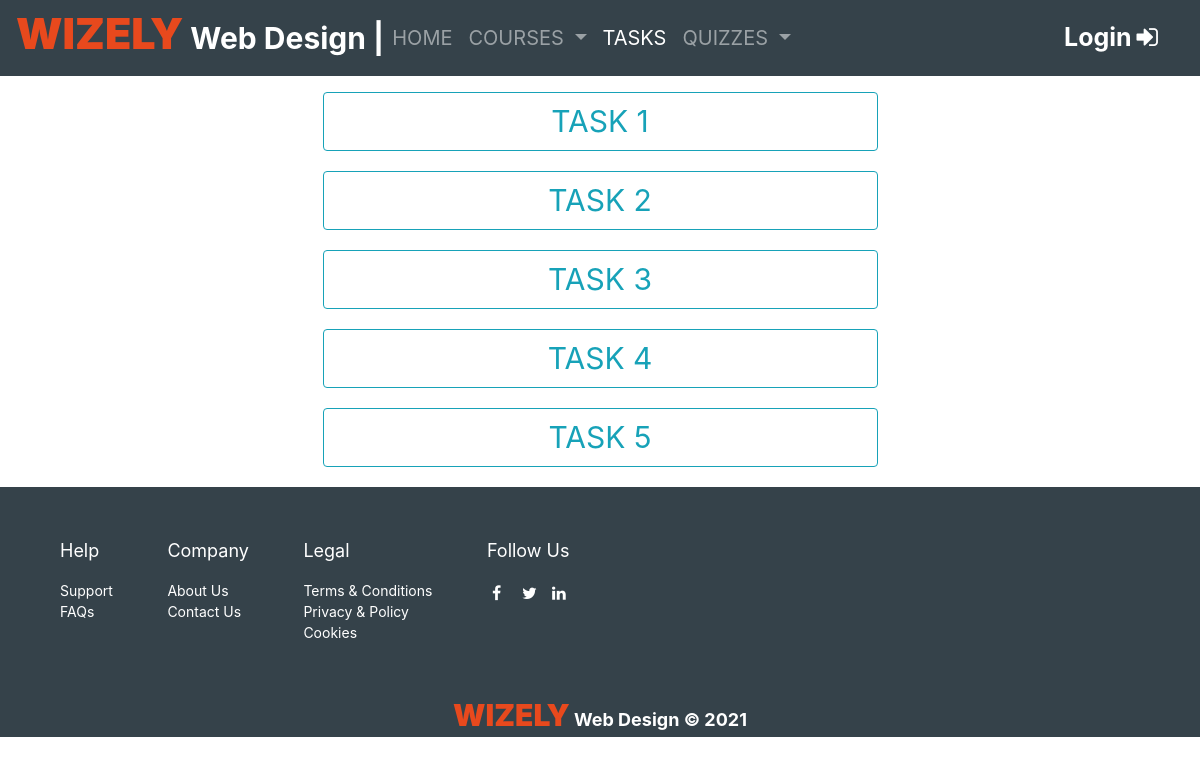
The page /Tasks.php on the database its author committed.
### tables this page shows
CREATE TABLE `task` (
  `id` int(11) NOT NULL,
  `title` varchar(200) NOT NULL,
  `description` varchar(200) NOT NULL,
  `image` varchar(200) NOT NULL,
  `file` varchar(200) NOT NULL
);

### Tasks.php (the view, shortened to what this page needs)
<?php
include("config.php");
?>
<!DOCTYPE html>
<html lang="en">
<head>
  <link rel="stylesheet" href="CSS/task.css">
  <link rel="stylesheet" type="text/css" href="bootstrap/bootstrap.css">
  <link rel="stylesheet" href="https://cdnjs.cloudflare.com/ajax/libs/font-awesome/4.7.0/css/font-awesome.min.css">
</head>
<body>
  <nav class="navbar navbar-expand-lg navbar-dark" style="background: #35424a;">
    <div class="collapse navbar-collapse" id="navbarNavDropdown">
      <h1 style="font-weight:bolder; font-size:30px; color:white">
        <span style="color:#e8491d; font-weight:bolder; font-size:43px">WIZELY</span>
        Web Design |
      </h1>
      <ul class="navbar-nav" style="font-size: 20px;">
        <li class="nav-item">
          <a class="nav-link" href="index.php">HOME <span class="sr-only">(current)</span></a>
        </li>
        <li class="nav-item dropdown">
          <a class="nav-link dropdown-toggle" href="#" id="navbarDropdownMenuLink" data-toggle="dropdown" aria-haspopup="true" aria-expanded="false">
            COURSES
          </a>
        </li>
        <li class="nav-item active">
          <?php if (empty($user_check)) { ?>
            <a class="nav-link" href="LoginPage.php">TASKS</a>
          <?php } ?>
        </li>
        <li class="nav-item dropdown">
          <a class="nav-link dropdown-toggle" href="#" id="navbarDropdownMenuLink" data-toggle="dropdown" aria-haspopup="true" aria-expanded="false">
            QUIZZES
          </a>
        </li>
      </ul>
    </div>
    <nav>
      <div class="btn-group">
        <?php if (empty($user_check)) { ?>
          <a href="LoginPage.php" class="login">Login<i class="fa fa-sign-in" aria-hidden="true"></i></a>
        <?php } ?>
      </div>
    </nav>
  </nav>
  <div class="container mb-3 pt-3">
    <?php
    $sql = "SELECT * FROM task ORDER BY title";
    $stmt = $conn->query($sql);
    while ($row = $stmt->fetch(PDO::FETCH_ASSOC)) {
    ?>
      <?php
      $id = $row['title'];
      $t_id = str_replace(" ", "", $id);
      ?>
      <button type="button" class="btn btn-outline-info w-50" data-toggle="modal" data-target="<?php echo '#' . $t_id ?>" style="display:block;font-size:30px;margin-left:25%;margin-bottom:20px">
        <?php echo $row['title'] ?>
      </button>
    <?php } ?>
  </div>
  <footer>
    <section>
      <p>Help</p>
      <ul>
        <li><a href="">Support</a></li>
        <li><a href="">FAQs</a></li>
      </ul>
    </section>
    <section>
      <p>Company</p>
      <ul>
        <li><a href="">About Us</a></li>
        <li><a href="">Contact Us</a></li>
      </ul>
    </section>
    <section>
      <p>Legal</p>
      <ul>
        <li><a href="">Terms & Conditions</a></li>
        <li><a href="">Privacy & Policy</a></li>
        <li><a href="">Cookies</a></li>
      </ul>
    </section>
    <section>
      <p>Follow Us</p>
      <a href="#" class="fa fa-facebook" title="Facebook"></a>
      <a href="#" class="fa fa-twitter" title="Twitter"></a>
      <a href="#" class="fa fa-linkedin" title="LinkedIn"></a>
    </section>
    <div>
      <p><span>WIZELY</span> Web Design &copy; 2021</p>
    </div>
  </footer>
</body>
</html>

### CSS/task.css (style rules this page uses)
.btn-group { width: 300px; }
.login { color: #ffffff; margin-left: 180px; font-size: 25px; text-decoration: none; font-weight: bold; }
footer { padding: 20px; margin-top: 10px; width: 100%; height: 250px; background-color: #35424a; }
footer section { text-align: justify; display: inline-block; margin-left: 30px; margin-top: 20px; padding: 10px; color: #ffffff; }
footer section ul { list-style: none; margin-top: 10px; padding: 0; }
footer section p { font-size: 18px; }
footer section a { float: left; text-decoration: none; color: #ffffff; font-size: 14px; }
footer div { margin-top: 40px; display: block; text-align: center; color: white; }
footer div p { color: #ffffff; font-weight: bolder; font-size: 18px; }
footer div p span { color: #e8491d; font-weight: bolder; font-size: 30px; }
.fa { padding: auto; font-size: 30px; width: 20px; height: 20px; text-decoration: none; margin: 5px 5px; color: white; }

### rows shown on the page
task: title "TASK 1"
task: title "TASK 2"
task: title "TASK 3"
task: title "TASK 4"
task: title "TASK 5"
